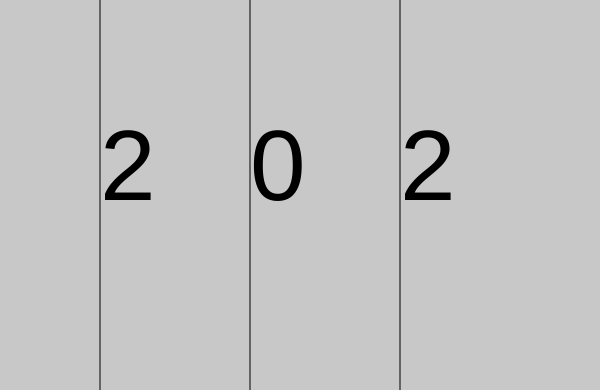
Frame 1 (no input)
Frame 60 (no input): identical to frame 1, image omitted
Frame 120 (the mouse pressed at the canvas centre since frame 60): identical to frame 1, image omitted

The p5.js sketch that drew this single still picture (run headless with seeded random() and noise() and a simulated clock; from frame 60 on, the mouse is pressed at the canvas centre):

// p5.js sketch
// ── sketch.js
// if, boolean

let s1 = 0;
let s2 = 0;
let s3 = 0;
let match = 0;

function setup() {
  createCanvas(600, 390);
  s1 = random([0, 1, 2]);
  s2 = random([0, 1, 2]);
  s3 = random([0, 1, 2]);
}

function draw() {
  background(200);
  textSize(100);
  text(s1, 100, 200);
  text(s2, 250, 200);
  text(s3, 400, 200);

  line(100, 0, 100, height);
  line(250, 0, 250, height);
  line(400, 0, 400, height);

  if (match) {
    text('Match!', 100, 300);
  }
}

function mouseClicked() {
  // text(s1, 10, 100);
  if (mouseX < 250) {
    s1 = (s1 + 1) % 3;
  }
  if (mouseX > 250 && mouseX < 400) {
    s2 = (s2 + 1) % 3;
  }
  if (mouseX > 400 && mouseX < 600) {
    s3 = (s3 + 1) % 3;
  }
  // if (s1 == s2 && s2 == s3) {
  //   match = 1;
  // } else {
  //   match = 0;
  // }
  match = s1 == s2 && s2 == s3;
}
